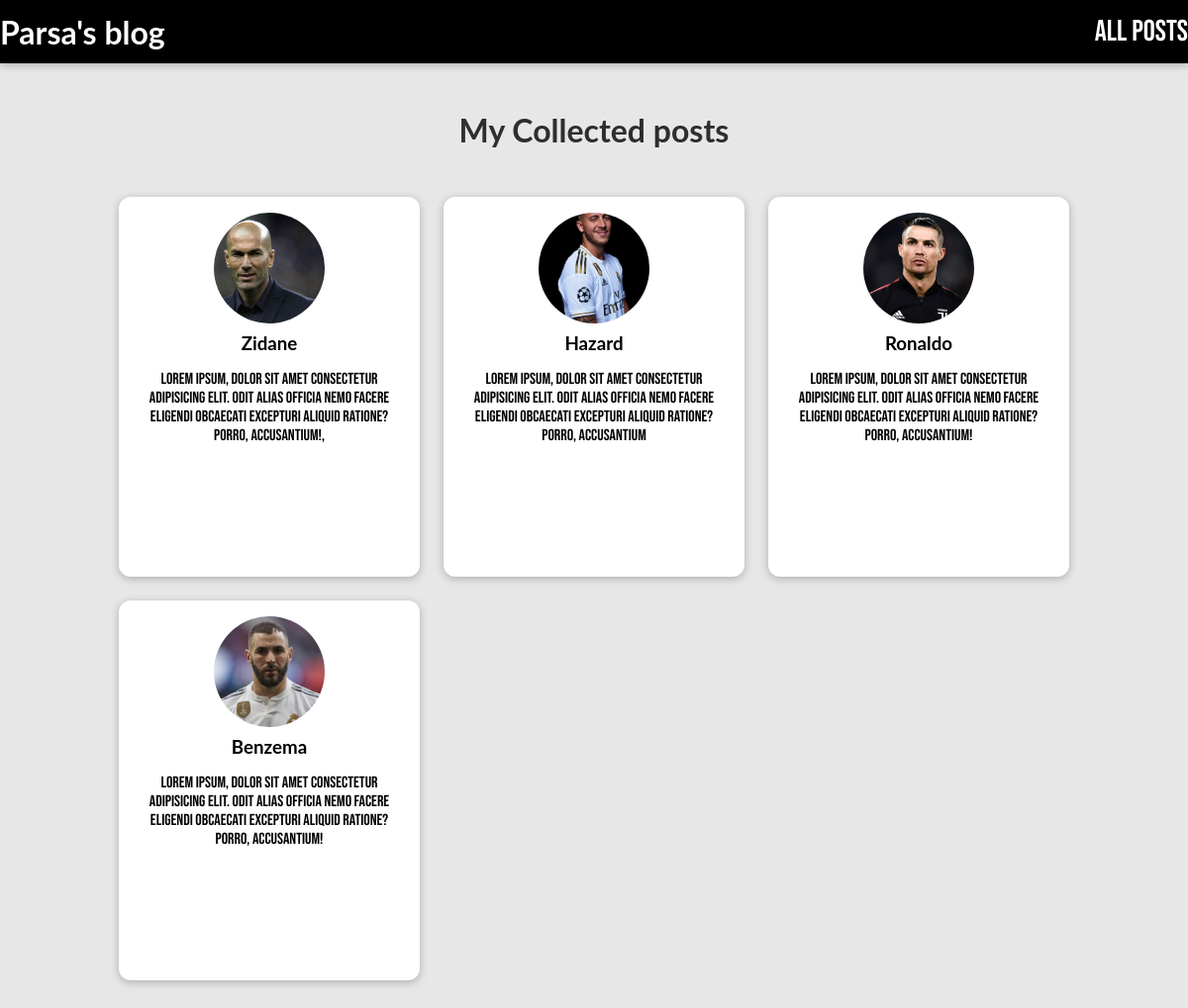
The page /posts on the database its author committed.
### blog/models.py (models this page shows, shortened)
class Post(models.Model):
    title = models.CharField(max_length=150)
    excerpt = models.CharField(max_length=200)
    image = models.ImageField(upload_to="posts", null=True)
    date = models.DateField(auto_now=True)
    slug = models.SlugField(unique=True, db_index=True)
    content = models.TextField(validators=[MinLengthValidator(10)])
    author = models.ForeignKey(Author, on_delete=models.SET_NULL,null= True, related_name="posts")
    tags = models.ManyToManyField(Tag)

### blog/views.py (the view)
# urls.py: path("posts", views.AllPosts.as_view(), name="posts"),
class AllPosts(ListView):
    template_name = "blog/all-posts.html"
    model = Post
    ordering = ["-date"]
    context_object_name = "all_posts"

### blog/templates/blog/all-posts.html (shortened to what this page needs)
{% extends "base.html" %}
{% load static %}
{% block css_files %}
  <link rel="stylesheet" href="{% static "blog/post.css" %}"/>
  <link rel="stylesheet" href="{% static "blog/all-posts.css" %}"/>
{% endblock %}
{% block content %}
<section id="all-posts">
  <h2>My Collected posts</h2>
  <ul>
  {% for post in all_posts %}
    {% include "blog/includes/post.html" %}
  {% endfor %}
  </ul>
</section>
{% endblock %}

### blog/templates/blog/includes/post.html
{% load static %}
<li>
    <article class="post">
        <a href="{% url "posts-details" post.slug %}">
            <img src="{{ post.image.url }}" alt="{{ post.title }}"/>
            <div class="post__contain">
                <h3>{{ post.title }}</h3>
                <p>
                    {{ post.excerpt }}
                </p>
            </div>
        </a>
    </article>
</li>

### static/app.css (style rules this page uses)
html { font-family: 'Bebas Neue', cursive; }
h1, h2, h3 { font-family: 'Lato', sans-serif; font-weight: bold; }

### blog/static/blog/post.css (style rules this page uses)
.post { display: flex; flex-direction: column; align-items: center; text-align: center; }
.post a { text-decoration: none; color: black; transition: all 0.2 ease; padding: 1rem; }
.post img { width: 5rem; height: 5rem; object-fit: cover; border-radius: 50%; }
.post h3 { margin: 0.25rem 0; }

### blog/static/blog/all-posts.css (style rules this page uses)
body { background-color: #e7e7e7; }
#all-posts { margin: 7rem auto; width: 90%; max-width: 60rem; }
#all-posts h2 { text-align: center; font-size: 2rem; color: #2e2e2e; margin: 3rem 0; }
ul { list-style: none; margin: 0; padding: 0; display: grid; grid-template-columns: repeat(auto-fill, minmax(17rem, 1fr)); gap: 1.5rem; }
.post img { width: 7rem; height: 7rem; }
.post a { height: 22rem; transform-origin: center; box-shadow: 0 2px 8px rgba(0, 0, 0, 0.25); border-radius: 12px; background-color: white; }

### rows shown on the page
Post: image (picture), title "Zidane", excerpt "Lorem ipsum, dolor sit amet consectetur adipisicing elit. Odit alias officia nemo facere eligendi obcaecati excepturi aliquid ratione? Porro, accusantium!,"
Post: image (picture), title "Hazard", excerpt "Lorem ipsum, dolor sit amet consectetur adipisicing elit. Odit alias officia nemo facere eligendi obcaecati excepturi aliquid ratione? Porro, accusantium"
Post: image (picture), title "Ronaldo", excerpt "Lorem ipsum, dolor sit amet consectetur adipisicing elit. Odit alias officia nemo facere eligendi obcaecati excepturi aliquid ratione? Porro, accusantium!"
Post: image (picture), title "Benzema", excerpt "Lorem ipsum, dolor sit amet consectetur adipisicing elit. Odit alias officia nemo facere eligendi obcaecati excepturi aliquid ratione? Porro, accusantium!"
